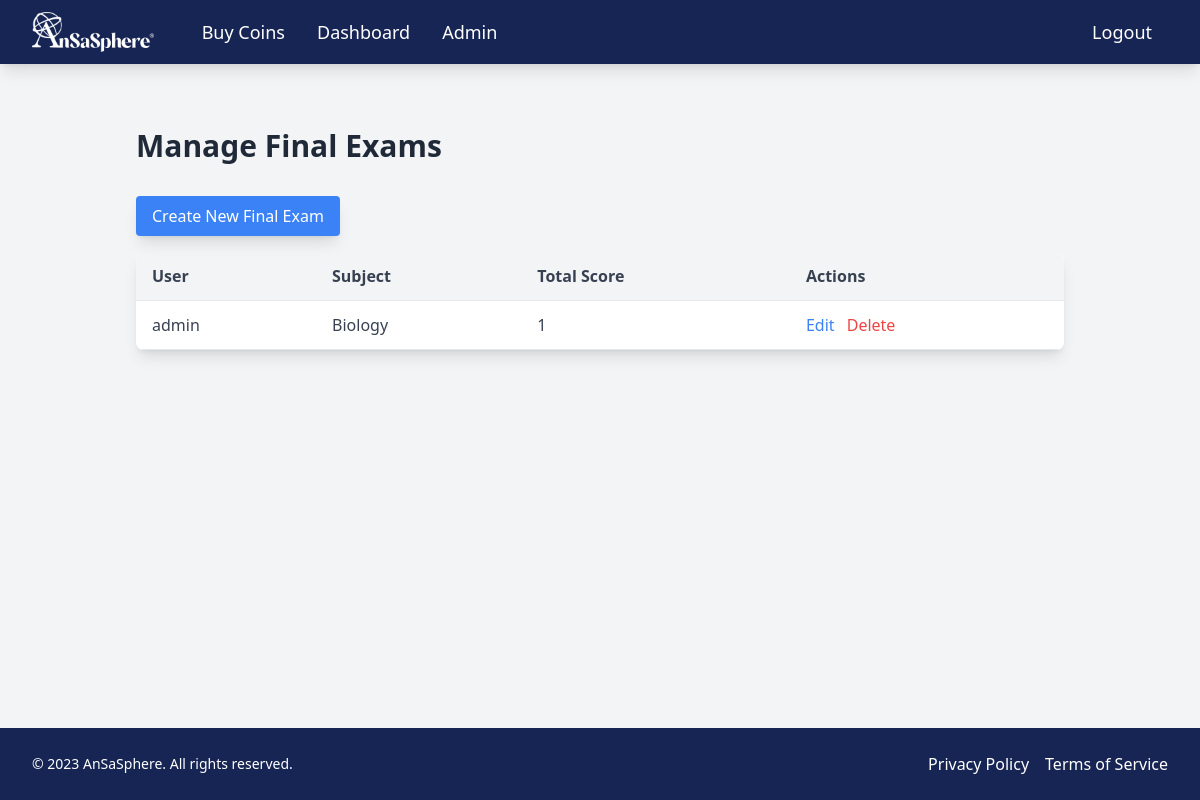
Screenshot of /admin_dashboard/final-exams/ (signed in) with the database file from the repository.
### eduPathCare/models.py (models this page shows, shortened)
class FinalExam(models.Model):
    final_exam_id = models.AutoField(primary_key=True)
    user = models.ForeignKey(User, on_delete=models.CASCADE)
    subject = models.ForeignKey(Subject, on_delete=models.CASCADE)
    total_score = models.PositiveIntegerField()
    attempts_count = models.PositiveIntegerField(default=1)
    completed_at = models.DateTimeField()
    time_spent = models.PositiveIntegerField(default=0)  # Time spent in seconds

class User(AbstractBaseUser, PermissionsMixin):
    ROLE_CHOICES = [
        ('student', 'Student'),
        ('mentor', 'Mentor'),
        ('admin', 'Admin'),
    ]
    user_id = models.AutoField(primary_key=True)
    username = models.CharField(max_length=150, unique=True)
    email = models.EmailField(unique=True)
    role = models.CharField(max_length=10, choices=ROLE_CHOICES, default='student')
    first_name = models.CharField(max_length=50)
    last_name = models.CharField(max_length=50)
    profile_picture = models.ImageField(upload_to='profile_pics/', blank=True, null=True)
    bio = models.TextField(blank=True, null=True)
    is_staff = models.BooleanField(default=False)
    is_superuser = models.BooleanField(default=False)
    created_at = models.DateTimeField(auto_now_add=True)
    updated_at = models.DateTimeField(auto_now=True)
    coins = models.PositiveIntegerField(default=0)  # Add this line to track coins
    otp = models.CharField(max_length=6, blank=True, null=True)  # Add OTP field
    is_verified = models.BooleanField(default=False)  # Add verification status field
    objects = UserManager()
    USERNAME_FIELD = 'email'
    REQUIRED_FIELDS = ['username']

class Subject(models.Model):
    subject_id = models.AutoField(primary_key=True)
    subject_name = models.CharField(max_length=255)
    description = models.TextField()
    price = models.PositiveIntegerField(default=0)  # Change to coins (integer)
    featured = models.BooleanField(default=False)

### eduPathCare/views_admin.py (the view)
@login_required
@user_passes_test(lambda u: u.is_superuser)
def manage_final_exams(request):
    final_exams = FinalExam.objects.all()
    return render(request, 'admin/manage_final_exams.html', {'final_exams': final_exams})

### eduPathCare/templates/admin/manage_final_exams.html (shortened to what this page needs)
{% extends 'base.html' %}
{% block content %}
<div class="container mx-auto px-4 py-8">
    <h1 class="text-3xl font-bold mb-8 text-gray-800">Manage Final Exams</h1>
    <a href="{% url 'create_final_exam' %}" class="bg-blue-500 hover:bg-blue-600 text-white px-4 py-2 rounded mb-4 inline-block shadow-lg transition duration-300 ease-in-out">Create New Final Exam</a>
    <div class="overflow-x-auto bg-white rounded-lg shadow-lg">
        <table class="min-w-full bg-white">
            <thead class="bg-gray-100">
                <tr>
                    <th class="py-3 px-4 border-b text-left text-gray-700">User</th>
                    <th class="py-3 px-4 border-b text-left text-gray-700">Subject</th>
                    <th class="py-3 px-4 border-b text-left text-gray-700">Total Score</th>
                    <th class="py-3 px-4 border-b text-left text-gray-700">Actions</th>
                </tr>
            </thead>
            <tbody>
                {% for final_exam in final_exams %}
                <tr class="hover:bg-gray-50 transition duration-200 ease-in-out">
                    <td class="py-3 px-4 border-b text-gray-700">{{ final_exam.user.username }}</td>
                    <td class="py-3 px-4 border-b text-gray-700">{{ final_exam.subject.subject_name }}</td>
                    <td class="py-3 px-4 border-b text-gray-700">{{ final_exam.total_score }}</td>
                    <td class="py-3 px-4 border-b">
                        <a href="{% url 'edit_final_exam' final_exam.final_exam_id %}" class="text-blue-500 hover:text-blue-600 transition duration-200 ease-in-out">Edit</a>
                        <a href="{% url 'delete_final_exam' final_exam.final_exam_id %}" class="text-red-500 hover:text-red-600 ml-2 transition duration-200 ease-in-out">Delete</a>
                    </td>
                </tr>
                {% endfor %}
            </tbody>
        </table>
    </div>
</div>
{% endblock %}

### rows the page displays
FinalExam: user.username "admin", subject.subject_name "Biology", total_score "1"
